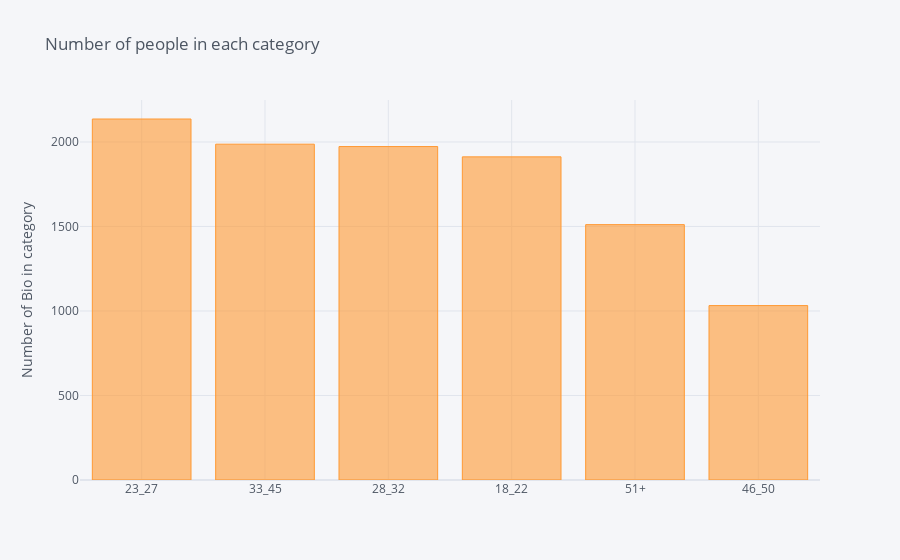

The notebook cell this image was saved under:
### Code cell
df_dating_RNN['age_group'].value_counts().sort_values(ascending=False).iplot(kind='bar', yTitle='Number of Bio in category', 
                                                                title='Number of people in each category')

### Figure 1 — Plotly figure (JSON) as saved in the notebook; plotly's stock layout.template omitted (floating-point values rounded to 4 significant figures)
{"data": [{"marker": {"color": "rgba(255, 153, 51, 0.6)", "line": {"color": "rgba(255, 153, 51, 1.0)", "width": 1}}, "name": "age_group", "orientation": "v", "text": "", "type": "bar", "x": ["23_27", "33_45", "28_32", "18_22", "51+", "46_50"], "y": [2136, 1987, 1973, 1912, 1511, 1032]}], "layout": {"legend": {"bgcolor": "#F5F6F9", "font": {"color": "#4D5663"}}, "paper_bgcolor": "#F5F6F9", "plot_bgcolor": "#F5F6F9", "title": {"font": {"color": "#4D5663"}, "text": "Number of people in each category"}, "xaxis": {"gridcolor": "#E1E5ED", "showgrid": true, "tickfont": {"color": "#4D5663"}, "title": {"font": {"color": "#4D5663"}, "text": ""}, "zerolinecolor": "#E1E5ED"}, "yaxis": {"gridcolor": "#E1E5ED", "showgrid": true, "tickfont": {"color": "#4D5663"}, "title": {"font": {"color": "#4D5663"}, "text": "Number of Bio in category"}, "zerolinecolor": "#E1E5ED"}}}
